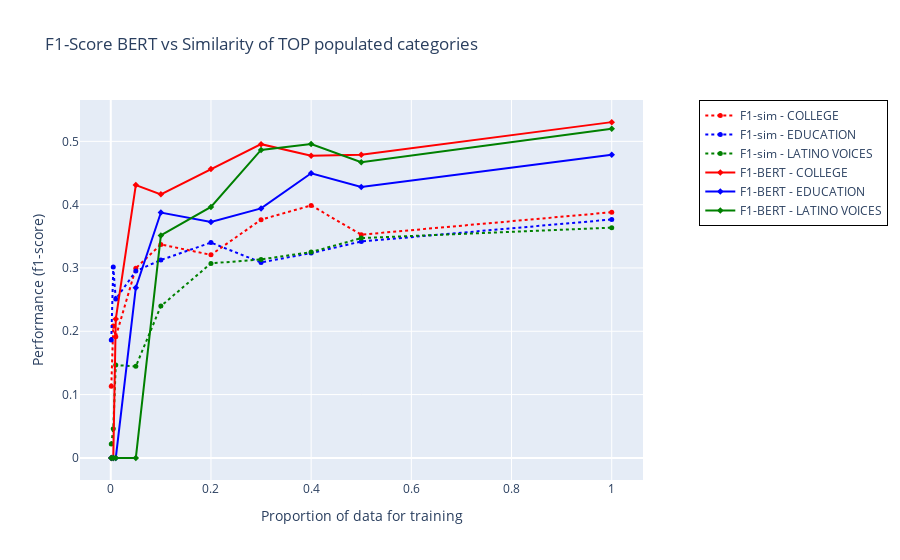

The code cell stored with this chart in its notebook:
### Markdown cell above
This chart compares the performance of BERT and Cosine Similarity across the three most populated categories in the dataset: ENTERTAINMENT, POLITICS, and WELLNESS. Solid lines represent BERT; dotted lines represent Cosine Similarity.

For the top populated categories, BERT works better even for the smallests training datasets (not for the smallest one).

### Code cell
tops_bert_sim(less)

### Figure 1 — Plotly figure (JSON) as saved in the notebook; plotly's stock layout.template omitted (floating-point values rounded to 4 significant figures)
{"data": [{"line": {"dash": "dot"}, "marker": {"color": "red", "size": 5, "symbol": "circle"}, "mode": "lines+markers", "name": "F1-sim - COLLEGE", "type": "scatter", "x": [0.001, 0.005, 0.01, 0.05, 0.1, 0.2, 0.3, 0.4, 0.5, 1.0], "y": [0.1129, 0.2083, 0.1913, 0.2996, 0.3372, 0.3207, 0.3763, 0.3988, 0.3526, 0.388], "yaxis": "y"}, {"line": {"dash": "dot"}, "marker": {"color": "blue", "size": 5, "symbol": "circle"}, "mode": "lines+markers", "name": "F1-sim - EDUCATION", "type": "scatter", "x": [0.001, 0.005, 0.01, 0.05, 0.1, 0.2, 0.3, 0.4, 0.5, 1.0], "y": [0.1862, 0.3015, 0.2508, 0.295, 0.3126, 0.3401, 0.3087, 0.3235, 0.3418, 0.3766], "yaxis": "y"}, {"line": {"dash": "dot"}, "marker": {"color": "green", "size": 5, "symbol": "circle"}, "mode": "lines+markers", "name": "F1-sim - LATINO VOICES", "type": "scatter", "x": [0.001, 0.005, 0.01, 0.05, 0.1, 0.2, 0.3, 0.4, 0.5, 1.0], "y": [0.02174, 0.04589, 0.1465, 0.1446, 0.2397, 0.3072, 0.3135, 0.3251, 0.3471, 0.3636], "yaxis": "y"}, {"marker": {"color": "red", "size": 5, "symbol": "diamond"}, "mode": "lines+markers", "name": "F1-BERT - COLLEGE", "type": "scatter", "x": [0.001, 0.005, 0.01, 0.05, 0.1, 0.2, 0.3, 0.4, 0.5, 1.0], "y": [0.0, 0.0, 0.2192, 0.431, 0.4163, 0.4563, 0.4955, 0.4772, 0.4788, 0.5304], "yaxis": "y"}, {"marker": {"color": "blue", "size": 5, "symbol": "diamond"}, "mode": "lines+markers", "name": "F1-BERT - EDUCATION", "type": "scatter", "x": [0.001, 0.005, 0.01, 0.05, 0.1, 0.2, 0.3, 0.4, 0.5, 1.0], "y": [0.0, 0.0, 0.0, 0.2688, 0.3876, 0.3727, 0.3941, 0.4496, 0.4278, 0.4788], "yaxis": "y"}, {"marker": {"color": "green", "size": 5, "symbol": "diamond"}, "mode": "lines+markers", "name": "F1-BERT - LATINO VOICES", "type": "scatter", "x": [0.001, 0.005, 0.01, 0.05, 0.1, 0.2, 0.3, 0.4, 0.5, 1.0], "y": [0.0, 0.0, 0.0, 0.0, 0.3515, 0.3964, 0.4864, 0.4958, 0.4669, 0.52], "yaxis": "y"}], "layout": {"legend": {"bordercolor": "Black", "borderwidth": 1, "x": 1.1, "y": 1}, "title": {"text": "F1-Score BERT vs Similarity of TOP populated categories"}, "xaxis": {"title": {"text": "Proportion of data for training"}}, "yaxis": {"title": {"text": "Performance (f1-score)"}}}}
